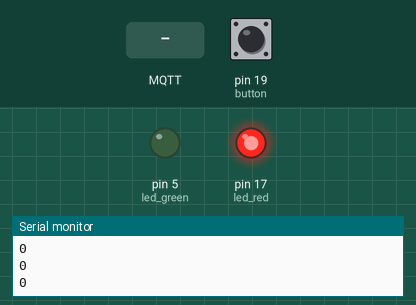
Bench run of a sketch on a simulated Arduino Uno, built with avr-gcc and run on an emulated ATmega328P. On the bench: output pins drawn as LEDs (lit = HIGH), the last lines printed to the serial monitor. Inputs (shaded band) come from the test bench; at power-on: pin 19 (button) LOW. No MQTT or app messages arrive unless stated.

Above: at 12.3 s.
12.4 s: MQTT message "on" arrives on the first subscribed topic
18.8 s: pin 19 (button) pulled HIGH for 3 s
At 22.7 s:
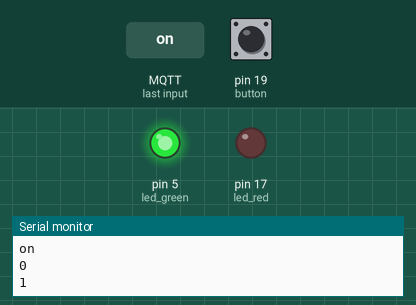
28.0 s: MQTT message "off" arrives on the first subscribed topic
Timing chart, 0 to 31.0 s (numbered marks = the images above; inputs shaded):
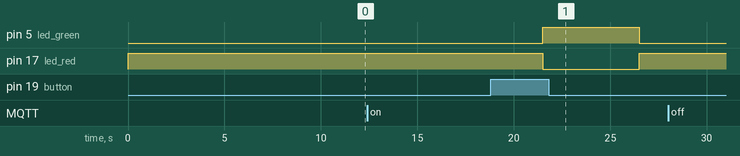

The sketch:

SimpleMQTTClient2.ino
```cpp
#include "EspMQTTClient.h"
#define led_green 5 // green led GPIO5
#define led_red 17 // red led GPIO7
#define button 19 // button GPIO19
#define BAUD_RATE 115200


EspMQTTClient client(
  "SK_WiFiGIGA4676", // My wifi
  "1606051756", // My wifi password
  "192.168.35.242",  // MQTT Broker server ip
  "MQTTUsername",   // MQTT user name, Not use
  "MQTTPassword",   // MQTT password, Not use
  "TestClient2",     // Client2
  1883              // The MQTT port, default to 1883.
);

int button_push=0; // button push var
String buttonString; // change button value to string, to publish topic
char *topic = "toilet/777-200ER-1/HR01"; // topic1, toilet, plane_id=777-200ER-1, toilet_location = Head/Right/01
void tx(){
  client.publish(topic,buttonString); // publish topic
}

void setup()
{
  Serial.begin(BAUD_RATE); // Serial Baud rate
  pinMode(led_green,OUTPUT); // set led_green output
  pinMode(led_red,OUTPUT); // set led_red output
  pinMode(button,INPUT); // set button input

  // Optional functionalities of EspMQTTClient
  client.enableDebuggingMessages(); // Enable debugging messages sent to serial output
  client.enableHTTPWebUpdater(); // Enable the web updater. User and password default to values of MQTTUsername and MQTTPassword. These can be overridded with enableHTTPWebUpdater("user", "password").
  client.enableOTA(); // Enable OTA (Over The Air) updates. Password defaults to MQTTPassword. Port is the default OTA port. Can be overridden with enableOTA("password", port).
  client.enableLastWillMessage("TestClient2/lastwill", "I am going offline");  // You can activate the retain flag by setting the third parameter to true
}

// This function is called once everything is connected (Wifi and MQTT)
// WARNING : YOU MUST IMPLEMENT IT IF YOU USE EspMQTTClient
void onConnectionEstablished()
{
  // Subscribe to "mytopic/test" and display received message to Serial
  client.subscribe(topic, [](const String & payload) {
    Serial.println(payload);
  });

}

void loop()
{
  button_push= digitalRead(button); // read button input and store
  buttonString = String(button_push); // change int to string
  if(button_push==1){ // it means nobody use toilet (pull up circuit)
    Serial.println(button_push);
    digitalWrite(led_green,HIGH); // green led on
    digitalWrite(led_red,LOW); // red led off
  }
  else { // it means someone use toilet
    Serial.println(button_push);
    digitalWrite(led_green,LOW); // green led off
    digitalWrite(led_red,HIGH); // red led on
  }
  tx(); // public topic
  delay(5000); // delay 5sec
  client.loop();
}
```

Measured:
- after the input at 18.8 s, pin 5 (led_green): LOW → HIGH after 2.7 s, → LOW 5.0 s later; pin 17 (led_red): HIGH → LOW after 2.7 s, → HIGH 5.0 s later
